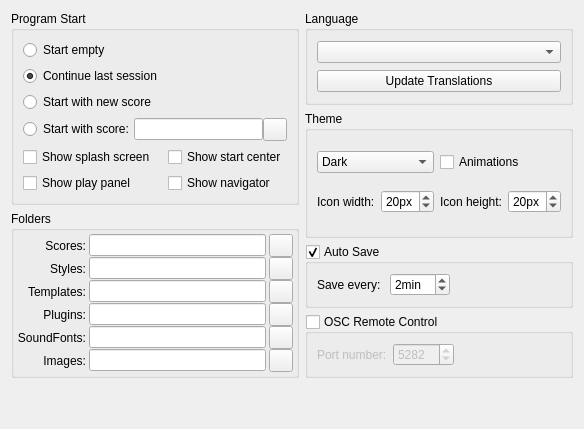
     <widget class="QWidget" name="tabGeneral">
      <property name="accessibleName">
       <string>General Tab</string>
      </property>
      <attribute name="title">
       <string>General</string>
      </attribute>
      <layout class="QGridLayout" name="gridLayout_2">
       <item row="0" column="0" rowspan="2">
        <widget class="QGroupBox" name="groupBox_5">
         <property name="title">
          <string>Program Start</string>
         </property>
         <layout class="QGridLayout" name="gridLayout">
          <item row="0" column="0">
           <widget class="QRadioButton" name="emptySession">
            <property name="accessibleName">
             <string>Start empty</string>
            </property>
            <property name="text">
             <string>Start empty</string>
            </property>
           </widget>
          </item>
          <item row="3" column="0" colspan="2">
           <layout class="QHBoxLayout" name="horizontalLayout_2">
            <property name="spacing">
             <number>0</number>
            </property>
            <property name="sizeConstraint">
             <enum>QLayout::SetFixedSize</enum>
            </property>
            <item>
             <widget class="QRadioButton" name="scoreSession">
              <property name="accessibleName">
               <string>Start with score:</string>
              </property>
              <property name="text">
               <string>Start with score:</string>
              </property>
             </widget>
            </item>
            <item>
             <widget class="QLineEdit" name="sessionScore">
              <property name="accessibleName">
               <string>Start with score</string>
              </property>
              <property name="accessibleDescription">
               <string>Insert path to starting score</string>
              </property>
             </widget>
            </item>
            <item>
             <widget class="QToolButton" name="startWithButton">
              <property name="focusPolicy">
               <enum>Qt::StrongFocus</enum>
              </property>
              <property name="accessibleName">
               <string>Choose starting score</string>
              </property>
              <property name="accessibleDescription">
               <string>Opens a file dialog for selecting the starting score</string>
              </property>
              <property name="text">
               <string notr="true"/>
              </property>
              <property name="icon">
               <iconset resource="musescore.qrc">
                <normaloff>:/data/icons/document-open.svg</normaloff>:/data/icons/document-open.svg</iconset>
              </property>
             </widget>
            </item>
           </layout>
          </item>
          <item row="4" column="0">
           <widget class="QCheckBox" name="showSplashScreen">
            <property name="accessibleName">
             <string>Show splash screen</string>
            </property>
            <property name="text">
             <string>Show splash screen</string>
            </property>
           </widget>
          </item>
          <item row="4" column="1">
           <widget class="QCheckBox" name="showStartcenter">
            <property name="text">
             <string>Show start center</string>
            </property>
           </widget>
          </item>
          <item row="1" column="0">
           <widget class="QRadioButton" name="lastSession">
            <property name="accessibleName">
             <string>Continue last session</string>
            </property>
            <property name="text">
             <string>Continue last session</string>
            </property>
            <property name="checked">
             <bool>true</bool>
            </property>
           </widget>
          </item>
          <item row="2" column="0">
           <widget class="QRadioButton" name="newSession">
            <property name="accessibleName">
             <string>Start with new score</string>
            </property>
            <property name="text">
             <string>Start with new score</string>
            </property>
           </widget>
          </item>
          <item row="5" column="0">
           <widget class="QCheckBox" name="playPanelShow">
            <property name="accessibleName">
             <string>Show play panel</string>
            </property>
            <property name="text">
             <string>Show play panel</string>
            </property>
           </widget>
          </item>
          <item row="5" column="1">
           <widget class="QCheckBox" name="navigatorShow">
            <property name="accessibleName">
             <string>Show navigator</string>
            </property>
            <property name="text">
             <string>Show navigator</string>
            </property>
           </widget>
          </item>
         </layout>
        </widget>
       </item>
       <item row="4" column="1">
        <widget class="QGroupBox" name="oscServer">
         <property name="accessibleName">
          <string>OSC remote control</string>
         </property>
         <property name="title">
          <string>OSC Remote Control</string>
         </property>
         <property name="checkable">
          <bool>true</bool>
         </property>
         <property name="checked">
          <bool>false</bool>
         </property>
         <layout class="QHBoxLayout" name="horizontalLayout_9">
          <item>
           <widget class="QLabel" name="label">
            <property name="text">
             <string extracomment="The UDP port number on which the MuseScore OSC server will listen on">Port number:</string>
            </property>
           </widget>
          </item>
          <item>
           <widget class="QSpinBox" name="oscPort">
            <property name="accessibleName">
             <string>Port number</string>
            </property>
            <property name="minimum">
             <number>1</number>
            </property>
            <property name="maximum">
             <number>65535</number>
            </property>
            <property name="value">
             <number>5282</number>
            </property>
           </widget>
          </item>
          <item>
           <spacer name="horizontalSpacer_15">
            <property name="orientation">
             <enum>Qt::Horizontal</enum>
            </property>
            <property name="sizeHint" stdset="0">
             <size>
              <width>40</width>
              <height>20</height>
             </size>
            </property>
           </spacer>
          </item>
         </layout>
        </widget>
       </item>
       <item row="3" column="1">
        <widget class="QGroupBox" name="autoSave">
         <property name="accessibleName">
          <string>Auto Save</string>
         </property>
         <property name="title">
          <string>Auto Save</string>
         </property>
         <property name="checkable">
          <bool>true</bool>
         </property>
         <layout class="QHBoxLayout">
          <property name="spacing">
           <number>9</number>
          </property>
          <property name="leftMargin">
           <number>9</number>
          </property>
          <property name="topMargin">
           <number>9</number>
          </property>
          <property name="rightMargin">
           <number>9</number>
          </property>
          <property name="bottomMargin">
           <number>9</number>
          </property>
          <item>
           <widget class="QLabel" name="label_25">
            <property name="text">
             <string>Save every:</string>
            </property>
           </widget>
          </item>
          <item>
           <widget class="QSpinBox" name="autoSaveTime">
            <property name="accessibleName">
             <string>Select delay (in minutes) between auto saves</string>
            </property>
            <property name="suffix">
             <string extracomment="minutes">min</string>
            </property>
            <property name="minimum">
             <number>1</number>
            </property>
            <property name="value">
             <number>2</number>
            </property>
           </widget>
          </item>
          <item>
           <spacer>
            <property name="orientation">
             <enum>Qt::Horizontal</enum>
            </property>
            <property name="sizeHint" stdset="0">
             <size>
              <width>40</width>
              <height>20</height>
             </size>
            </property>
           </spacer>
          </item>
         </layout>
        </widget>
       </item>
       <item row="0" column="1">
        <widget class="QGroupBox" name="groupBox_10">
         <property name="title">
          <string>Language</string>
         </property>
         <property name="checkable">
          <bool>false</bool>
         </property>
         <layout class="QVBoxLayout" name="verticalLayout">
          <item>
           <widget class="QComboBox" name="language">
            <property name="accessibleName">
             <string>Select language</string>
            </property>
            <property name="accessibleDescription">
             <string>Select the language of the user interface</string>
            </property>
           </widget>
          </item>
          <item>
           <widget class="QPushButton" name="updateTranslation">
            <property name="text">
             <string>Update Translations</string>
            </property>
           </widget>
          </item>
         </layout>
        </widget>
       </item>
       <item row="2" column="0" rowspan="3">
        <widget class="QGroupBox" name="groupBox_6">
         <property name="title">
          <string>Folders</string>
         </property>
         <layout class="QGridLayout">
          <property name="leftMargin">
           <number>3</number>
          </property>
          <property name="topMargin">
           <number>3</number>
          </property>
          <property name="rightMargin">
           <number>3</number>
          </property>
          <property name="bottomMargin">
           <number>3</number>
          </property>
          <property name="horizontalSpacing">
           <number>3</number>
          </property>
          <property name="verticalSpacing">
           <number>0</number>
          </property>
          <item row="0" column="1">
           <widget class="QLineEdit" name="myScores">
            <property name="accessibleName">
             <string>Score folder</string>
            </property>
            <property name="accessibleDescription">
             <string>Insert path to score folder.</string>
            </property>
           </widget>
          </item>
          <item row="5" column="0">
           <widget class="QLabel" name="label_9">
            <property name="text">
             <string>Images:</string>
            </property>
            <property name="alignment">
             <set>Qt::AlignRight|Qt::AlignTrailing|Qt::AlignVCenter</set>
            </property>
           </widget>
          </item>
          <item row="0" column="0">
           <widget class="QLabel" name="label_86">
            <property name="text">
             <string>Scores:</string>
            </property>
            <property name="alignment">
             <set>Qt::AlignRight|Qt::AlignTrailing|Qt::AlignVCenter</set>
            </property>
           </widget>
          </item>
          <item row="1" column="0">
           <widget class="QLabel" name="label_88">
            <property name="text">
             <string>Styles:</string>
            </property>
            <property name="alignment">
             <set>Qt::AlignRight|Qt::AlignTrailing|Qt::AlignVCenter</set>
            </property>
           </widget>
          </item>
          <item row="1" column="1">
           <widget class="QLineEdit" name="myStyles">
            <property name="accessibleName">
             <string>Style folder</string>
            </property>
            <property name="accessibleDescription">
             <string>Insert path for style folder</string>
            </property>
           </widget>
          </item>
          <item row="2" column="0">
           <widget class="QLabel" name="label_2">
            <property name="text">
             <string>Templates:</string>
            </property>
            <property name="alignment">
             <set>Qt::AlignRight|Qt::AlignTrailing|Qt::AlignVCenter</set>
            </property>
           </widget>
          </item>
          <item row="0" column="2">
           <widget class="QToolButton" name="myScoresButton">
            <property name="focusPolicy">
             <enum>Qt::StrongFocus</enum>
            </property>
            <property name="accessibleName">
             <string>Choose score folder</string>
            </property>
            <property name="accessibleDescription">
             <string>Opens a folder dialog for selecting the score folder</string>
            </property>
            <property name="text">
             <string notr="true"/>
            </property>
            <property name="icon">
             <iconset resource="musescore.qrc">
              <normaloff>:/data/icons/document-open.svg</normaloff>:/data/icons/document-open.svg</iconset>
            </property>
           </widget>
          </item>
          <item row="1" column="2">
           <widget class="QToolButton" name="myStylesButton">
            <property name="focusPolicy">
             <enum>Qt::StrongFocus</enum>
            </property>
            <property name="accessibleName">
             <string>Choose style folder</string>
            </property>
            <property name="accessibleDescription">
             <string>Opens a folder dialog for selecting the style folder</string>
            </property>
            <property name="text">
             <string notr="true"/>
            </property>
            <property name="icon">
             <iconset resource="musescore.qrc">
              <normaloff>:/data/icons/document-open.svg</normaloff>:/data/icons/document-open.svg</iconset>
            </property>
           </widget>
          </item>
          <item row="3" column="0">
           <widget class="QLabel" name="label_89">
            <property name="text">
             <string>Plugins:</string>
            </property>
            <property name="alignment">
             <set>Qt::AlignRight|Qt::AlignTrailing|Qt::AlignVCenter</set>
            </property>
           </widget>
          </item>
          <item row="2" column="1">
           <widget class="QLineEdit" name="myTemplates">
            <property name="accessibleName">
             <string>Template folder</string>
            </property>
            <property name="accessibleDescription">
             <string>Insert path to Template folder</string>
            </property>
           </widget>
          </item>
          <item row="3" column="1">
           <widget class="QLineEdit" name="myPlugins">
            <property name="accessibleName">
             <string>Plugin folder</string>
            </property>
            <property name="accessibleDescription">
             <string>Insert path to plugin folder</string>
            </property>
           </widget>
          </item>
          <item row="4" column="1">
           <widget class="QLineEdit" name="mySoundfonts">
            <property name="accessibleName">
             <string>SoundFont folders</string>
            </property>
            <property name="accessibleDescription">
             <string>Insert path to SoundFont folders</string>
            </property>
           </widget>
          </item>
          <item row="3" column="2">
           <widget class="QToolButton" name="myPluginsButton">
            <property name="focusPolicy">
             <enum>Qt::StrongFocus</enum>
            </property>
            <property name="accessibleName">
             <string>Choose plugin folder</string>
            </property>
            <property name="accessibleDescription">
             <string>Opens a folder dialog for selecting the plugin folder</string>
            </property>
            <property name="text">
             <string notr="true"/>
            </property>
            <property name="icon">
             <iconset resource="musescore.qrc">
              <normaloff>:/data/icons/document-open.svg</normaloff>:/data/icons/document-open.svg</iconset>
            </property>
           </widget>
          </item>
          <item row="4" column="0">
           <widget class="QLabel" name="label_5">
            <property name="text">
             <string>SoundFonts:</string>
            </property>
            <property name="alignment">
             <set>Qt::AlignRight|Qt::AlignTrailing|Qt::AlignVCenter</set>
            </property>
           </widget>
          </item>
          <item row="5" column="1">
           <widget class="QLineEdit" name="myImages">
            <property name="accessibleName">
             <string>Image folder</string>
            </property>
            <property name="accessibleDescription">
             <string>Insert path to image folder</string>
            </property>
           </widget>
          </item>
          <item row="2" column="2">
           <widget class="QToolButton" name="myTemplatesButton">
            <property name="focusPolicy">
             <enum>Qt::StrongFocus</enum>
            </property>
            <property name="accessibleName">
             <string>Choose template folder</string>
            </property>
            <property name="accessibleDescription">
             <string>Opens a folder dialog for selecting the template folder</string>
            </property>
            <property name="text">
             <string notr="true"/>
            </property>
            <property name="icon">
             <iconset resource="musescore.qrc">
              <normaloff>:/data/icons/document-open.svg</normaloff>:/data/icons/document-open.svg</iconset>
            </property>
           </widget>
          </item>
          <item row="5" column="2">
           <widget class="QToolButton" name="myImagesButton">
            <property name="focusPolicy">
             <enum>Qt::StrongFocus</enum>
            </property>
            <property name="accessibleName">
             <string>Image folder</string>
            </property>
            <property name="accessibleDescription">
             <string>Opens a folder dialog for selecting the image folder</string>
            </property>
            <property name="text">
             <string/>
            </property>
            <property name="icon">
             <iconset resource="musescore.qrc">
              <normaloff>:/data/icons/document-open.svg</normaloff>:/data/icons/document-open.svg</iconset>
            </property>
           </widget>
          </item>
          <item row="4" column="2">
           <widget class="QToolButton" name="mySoundfontsButton">
            <property name="focusPolicy">
             <enum>Qt::StrongFocus</enum>
            </property>
            <property name="accessibleName">
             <string>SoundFont folders</string>
            </property>
            <property name="accessibleDescription">
             <string>Opens a dialog for configuring the SoundFont folders</string>
            </property>
            <property name="text">
             <string notr="true"/>
            </property>
            <property name="icon">
             <iconset resource="musescore.qrc">
              <normaloff>:/data/icons/edit.svg</normaloff>:/data/icons/edit.svg</iconset>
            </property>
           </widget>
          </item>
         </layout>
        </widget>
       </item>
       <item row="1" column="1" rowspan="2">
        <widget class="QGroupBox" name="groupBox_12">
         <property name="title">
          <string>Theme</string>
         </property>
         <layout class="QGridLayout" name="gridLayout_9">
          <item row="0" column="0" colspan="2">
           <widget class="QComboBox" name="styleName">
            <property name="accessibleName">
             <string>Select style</string>
            </property>
            <item>
             <property name="text">
              <string>Dark</string>
             </property>
            </item>
            <item>
             <property name="text">
              <string>Light</string>
             </property>
            </item>
           </widget>
          </item>
          <item row="0" column="2" colspan="2">
           <widget class="QCheckBox" name="animations">
            <property name="accessibleName">
             <string>Animations</string>
            </property>
            <property name="text">
             <string>Animations</string>
            </property>
           </widget>
          </item>
          <item row="1" column="1">
           <widget class="QSpinBox" name="iconWidth">
            <property name="accessibleName">
             <string>Icon Width</string>
            </property>
            <property name="suffix">
             <string extracomment="pixel">px</string>
            </property>
            <property name="minimum">
             <number>5</number>
            </property>
            <property name="value">
             <number>20</number>
            </property>
           </widget>
          </item>
          <item row="1" column="2">
           <widget class="QLabel" name="iconHeigthLabel">
            <property name="text">
             <string>Icon height:</string>
            </property>
           </widget>
          </item>
          <item row="1" column="0">
           <widget class="QLabel" name="iconWidthLabel">
            <property name="text">
             <string>Icon width:</string>
            </property>
           </widget>
          </item>
          <item row="1" column="3">
           <widget class="QSpinBox" name="iconHeight">
            <property name="accessibleName">
             <string>Icon Height</string>
            </property>
            <property name="suffix">
             <string extracomment="pixel">px</string>
            </property>
            <property name="minimum">
             <number>5</number>
            </property>
            <property name="value">
             <number>20</number>
            </property>
           </widget>
          </item>
         </layout>
        </widget>
       </item>
       <item row="5" column="0">
        <spacer name="verticalSpacer">
         <property name="orientation">
          <enum>Qt::Vertical</enum>
         </property>
         <property name="sizeHint" stdset="0">
          <size>
           <width>20</width>
           <height>40</height>
          </size>
         </property>
        </spacer>
       </item>
      </layout>
     </widget>
